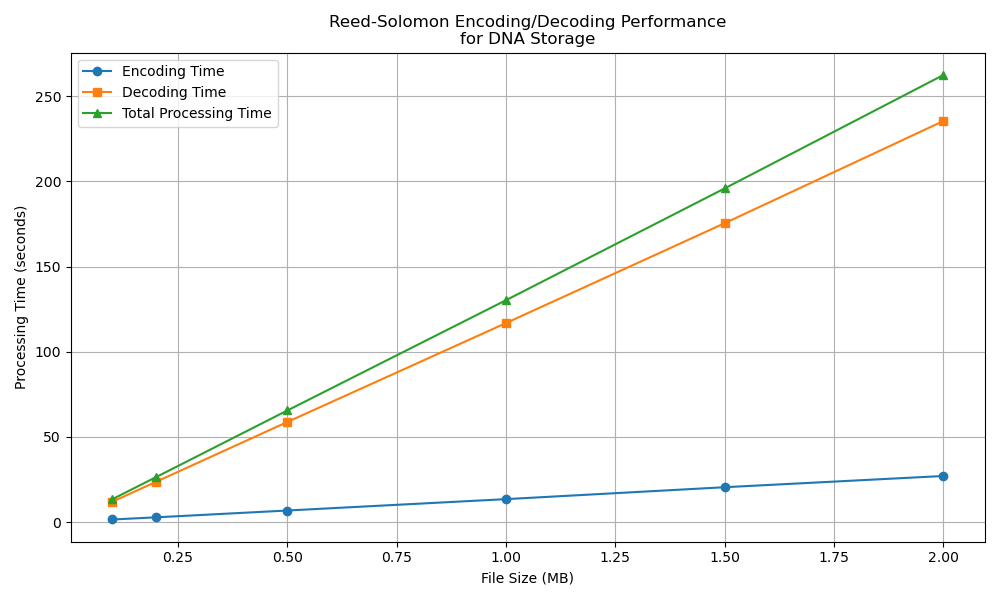

The script that saved this image:
import sys
import os
import time
import random
import math

import matplotlib.pyplot as plt
import numpy as np

# Add the parent directory to Python path
sys.path.append(os.path.dirname(os.path.abspath(__file__)))

# Import functions from the main script
from large_dna_example import (
    encode_large_file, 
    decode_large_file, 
    introduce_random_errors
)

# Custom function to generate random DNA sequence
def generate_random_dna_sequence(length):
    """Generate a random DNA sequence of specified length"""
    # Convert float to integer, rounding up to ensure minimum size
    length = math.ceil(length)
    return ''.join(random.choice('ACGT') for _ in range(length))

# Reed Solomon parameters
n = 255  # Total symbols in a block
k = 223  # Number of data symbols
error_rate = 0.1  # 10% error rate

def run_performance_benchmark(file_sizes_mb):
    """
    Run performance benchmark for different file sizes
    
    Args:
        file_sizes_mb (list): List of file sizes in MB to test
    
    Returns:
        dict: Performance metrics for each file size
    """
    results = {
        'file_sizes': file_sizes_mb,
        'encode_times': [],
        'decode_times': [],
        'total_times': []
    }
    
    for size_mb in file_sizes_mb:
        # Generate test data
        test_data = generate_random_dna_sequence(size_mb * 1024 * 1024)
        
        # Encode benchmark
        encode_start = time.time()
        encoded_data, ecc_symbols_list = encode_large_file(test_data, n, k)
        encode_time = time.time() - encode_start
        
        # Introduce errors
        corrupted_data = introduce_random_errors(encoded_data, error_rate)
        
        # Decode benchmark
        decode_start = time.time()
        corrected_data, _ = decode_large_file(corrupted_data, ecc_symbols_list, n, k)
        decode_time = time.time() - decode_start
        
        results['encode_times'].append(encode_time)
        results['decode_times'].append(decode_time)
        results['total_times'].append(encode_time + decode_time)
    
    return results

def plot_performance_benchmark(results):
    """
    Create performance visualization
    
    Args:
        results (dict): Performance benchmark results
    """
    plt.figure(figsize=(10, 6))
    plt.plot(results['file_sizes'], results['encode_times'], 
             marker='o', label='Encoding Time')
    plt.plot(results['file_sizes'], results['decode_times'], 
             marker='s', label='Decoding Time')
    plt.plot(results['file_sizes'], results['total_times'], 
             marker='^', label='Total Processing Time')
    
    plt.title('Reed-Solomon Encoding/Decoding Performance\nfor DNA Storage')
    plt.xlabel('File Size (MB)')
    plt.ylabel('Processing Time (seconds)')
    plt.legend()
    plt.grid(True)
    plt.tight_layout()
    plt.savefig('performance_benchmark.png')
    plt.close()

def main():
    file_sizes = [0.1, 0.2, 0.5, 1.0, 1.5, 2.0]
    benchmark_results = run_performance_benchmark(file_sizes)
    plot_performance_benchmark(benchmark_results)
    
    # Print detailed results
    for size, encode_time, decode_time, total_time in zip(
        benchmark_results['file_sizes'],
        benchmark_results['encode_times'],
        benchmark_results['decode_times'],
        benchmark_results['total_times']
    ):
        print(f"Size: {size} MB")
        print(f"  Encode Time: {encode_time:.4f} s")
        print(f"  Decode Time: {decode_time:.4f} s")
        print(f"  Total Time:  {total_time:.4f} s\n")

if __name__ == "__main__":
    main()